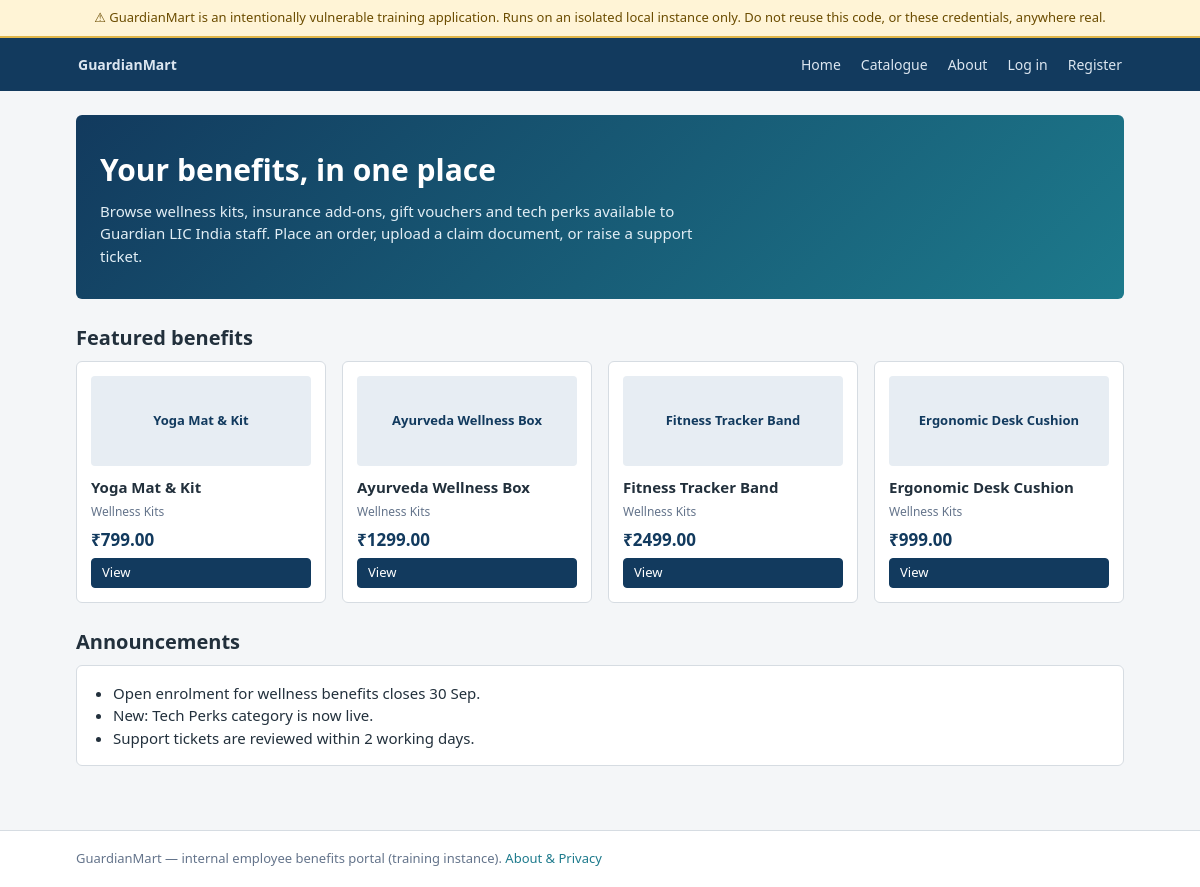
The page / on the database its author committed.
### tables this page shows
CREATE TABLE products (
            id INTEGER PRIMARY KEY AUTOINCREMENT,
            name TEXT NOT NULL,
            description TEXT,
            price REAL NOT NULL,
            category TEXT,
            image TEXT,
            stock INTEGER DEFAULT 100
        );

### app.py (the view)
@app.route("/")
def home():
    featured = db.get_all_products()[:4]
    announcements = [
        "Open enrolment for wellness benefits closes 30 Sep.",
        "New: Tech Perks category is now live.",
        "Support tickets are reviewed within 2 working days.",
    ]
    return render_template("home.html", featured=featured, announcements=announcements)

### app.py (called while the page is built, shortened)
def parse_session_cookie(raw):
    if not raw:
        return None

def current_session():
    return parse_session_cookie(request.cookies.get("gm_session"))

def current_user_row():
    sess = current_session()
    if not sess:
        return None
    return db.get_user_by_id(sess["user_id"])

@app.context_processor
def inject_globals():
    return {
        "training_banner": TRAINING_BANNER,
        "logged_in_user": current_user_row(),
        "logged_in_session": current_session(),
    }

### db.py (called while the page is built)
def get_db():
    conn = sqlite3.connect(DB_PATH)
    conn.row_factory = sqlite3.Row
    conn.execute("PRAGMA foreign_keys = ON")
    return conn

def get_all_products(search=None, category=None):
    conn = get_db()
    query = "SELECT * FROM products WHERE 1=1"
    params = []
    if search:
        query += " AND name LIKE ?"
        params.append(f"%{search}%")
    if category:
        query += " AND category = ?"
        params.append(category)
    rows = conn.execute(query, params).fetchall()
    conn.close()
    return rows

### templates/home.html (shortened to what this page needs)
{% extends "base.html" %}
{% block content %}
<div class="hero">
  <h1>Your benefits, in one place</h1>
  <p>
    Browse wellness kits, insurance add-ons, gift vouchers and tech perks
    available to Guardian LIC India staff. Place an order, upload a claim
    document, or raise a support ticket.
  </p>
</div>
<h2>Featured benefits</h2>
<div class="grid">
  {% for p in featured %}
    <div class="product-card">
      <div class="product-thumb">{{ p.name }}</div>
      <div class="name">{{ p.name }}</div>
      <div class="cat">{{ p.category }}</div>
      <div class="price">&#8377;{{ '%.2f'|format(p.price) }}</div>
      <a class="btn btn-sm" href="{{ url_for('product_detail', product_id=p.id) }}">View</a>
    </div>
  {% endfor %}
</div>
<h2>Announcements</h2>
<div class="card">
  <ul style="margin:0; padding-left:20px;">
    {% for a in announcements %}
      <li>{{ a }}</li>
    {% endfor %}
  </ul>
</div>
{% endblock %}

### templates/base.html (shortened to what this page needs)
<!DOCTYPE html>
<html lang="en">
<head>
  <link rel="stylesheet" href="{{ url_for('static', filename='css/app.css') }}">
</head>
<body>
<div class="training-banner">{{ training_banner }}</div>
<nav class="navbar">
  <div class="container">
    <a class="navbar-brand" href="{{ url_for('home') }}">GuardianMart</a>
    <a href="{{ url_for('home') }}">Home</a>
    <a href="{{ url_for('products') }}">Catalogue</a>
    {% if logged_in_session %}
      <a href="{{ url_for('basket') }}">Basket</a>
      <a href="{{ url_for('orders') }}">My Orders</a>
      <a href="{{ url_for('claims') }}">Claims</a>
      <a href="{{ url_for('support') }}">Support</a>
      {# A01b: the admin links are hidden from normal users here, but the
         /admin route itself has no role check. Hiding a link is not a control. #}
      {% if logged_in_session.role == 'admin' %}
        <a href="{{ url_for('admin_panel') }}">Admin</a>
        <a href="{{ url_for('support_admin') }}">Ticket Queue</a>
      {% endif %}
      <a href="{{ url_for('profile') }}">Profile</a>
      <span class="nav-user">
        {{ logged_in_user.name if logged_in_user else 'Unknown user' }}
        {% if logged_in_session.role == 'admin' %}<span class="pill pill-admin">admin</span>{% endif %}
      </span>
      <a href="{{ url_for('logout') }}">Log out</a>
    {% else %}
      <a href="{{ url_for('about') }}">About</a>
      <a href="{{ url_for('login') }}">Log in</a>
      <a href="{{ url_for('register') }}">Register</a>
    {% endif %}
  </div>
</nav>
<main>
  <div class="container">
    {% block content %}{% endblock %}
  </div>
</main>
<footer>
  <div class="container">
    GuardianMart &mdash; internal employee benefits portal (training instance).
    <a href="{{ url_for('about') }}">About &amp; Privacy</a>
  </div>
</footer>
</body>
</html>

### static/css/app.css (style rules this page uses)
:root { --gm-navy: #123a5e; --gm-navy-dark: #0d2a44; --gm-accent: #1d7a8c; --gm-bg: #f4f6f8; --gm-border: #d6dce2; --gm-text: #22303c; --gm-muted: #64748b; --gm-warn-bg: #fff4d6; --gm-warn-border: #e0b64a; --gm-flag-bg: #e8f7ee; --gm-flag-border: #2f9e5e; --gm-danger: #b3261e; }
* { box-sizing: border-box; }
body { margin: 0; font-family: "Segoe UI", Roboto, Helvetica, Arial, sans-serif; font-size: 15px; line-height: 1.5; color: var(--gm-text); background: var(--gm-bg); }
a { color: var(--gm-accent); text-decoration: none; }
.container { max-width: 1080px; margin: 0 auto; padding: 0 16px; }
.training-banner { background: var(--gm-warn-bg); border-bottom: 2px solid var(--gm-warn-border); color: #6b4c00; font-size: 13px; padding: 8px 16px; text-align: center; }
.navbar { background: var(--gm-navy); color: #fff; }
.navbar .container { display: flex; align-items: center; flex-wrap: wrap; gap: 4px 16px; padding: 12px 16px; }
.navbar-brand { font-size: 20px; font-weight: 700; color: #fff; margin-right: auto; }
.navbar a { color: #dce6f0; padding: 4px 2px; font-size: 14px; }
main { padding: 24px 0 48px; }
h1 { font-size: 26px; margin: 0 0 4px; }
h2 { font-size: 20px; margin: 24px 0 8px; }
.card { background: #fff; border: 1px solid var(--gm-border); border-radius: 6px; padding: 16px; margin-bottom: 16px; }
.hero { background: linear-gradient(135deg, var(--gm-navy) 0%, var(--gm-accent) 100%); color: #fff; border-radius: 6px; padding: 32px 24px; margin-bottom: 24px; }
.hero h1 { color: #fff; font-size: 30px; }
.hero p { margin: 8px 0 0; color: #e2eef5; max-width: 620px; }
.grid { display: grid; grid-template-columns: repeat(auto-fill, minmax(220px, 1fr)); gap: 16px; }
.product-card { background: #fff; border: 1px solid var(--gm-border); border-radius: 6px; padding: 14px; display: flex; flex-direction: column; }
.product-thumb { height: 90px; border-radius: 4px; background: #e7edf3; color: var(--gm-navy); display: flex; align-items: center; justify-content: center; font-size: 13px; font-weight: 600; text-align: center; padding: 8px; margin-bottom: 10px; }
.product-card .name { font-weight: 600; margin-bottom: 4px; }
.product-card .price { font-size: 17px; font-weight: 700; color: var(--gm-navy); margin: 6px 0; }
.product-card .cat { font-size: 12px; color: var(--gm-muted); }
.btn { display: inline-block; background: var(--gm-navy); color: #fff; border: 1px solid var(--gm-navy); border-radius: 4px; padding: 8px 16px; font-size: 14px; font-family: inherit; cursor: pointer; }
.btn-sm { padding: 4px 10px; font-size: 13px; }
footer { border-top: 1px solid var(--gm-border); background: #fff; padding: 18px 0; font-size: 13px; color: var(--gm-muted); }

### rows shown on the page
products: name "Yoga Mat & Kit", category "Wellness Kits", price "799.00"
products: name "Ayurveda Wellness Box", category "Wellness Kits", price "1299.00"
products: name "Fitness Tracker Band", category "Wellness Kits", price "2499.00"
products: name "Ergonomic Desk Cushion", category "Wellness Kits", price "999.00"

### other values the page prints
{{ training_banner }} "⚠ GuardianMart is an intentionally vulnerable training application. Runs on an isolated local instance only. Do not reuse this code, or these credentials, anywhere real."
{{ a }} "Open enrolment for wellness benefits closes 30 Sep." "New: Tech Perks category is now live." "Support tickets are reviewed within 2 working days."
